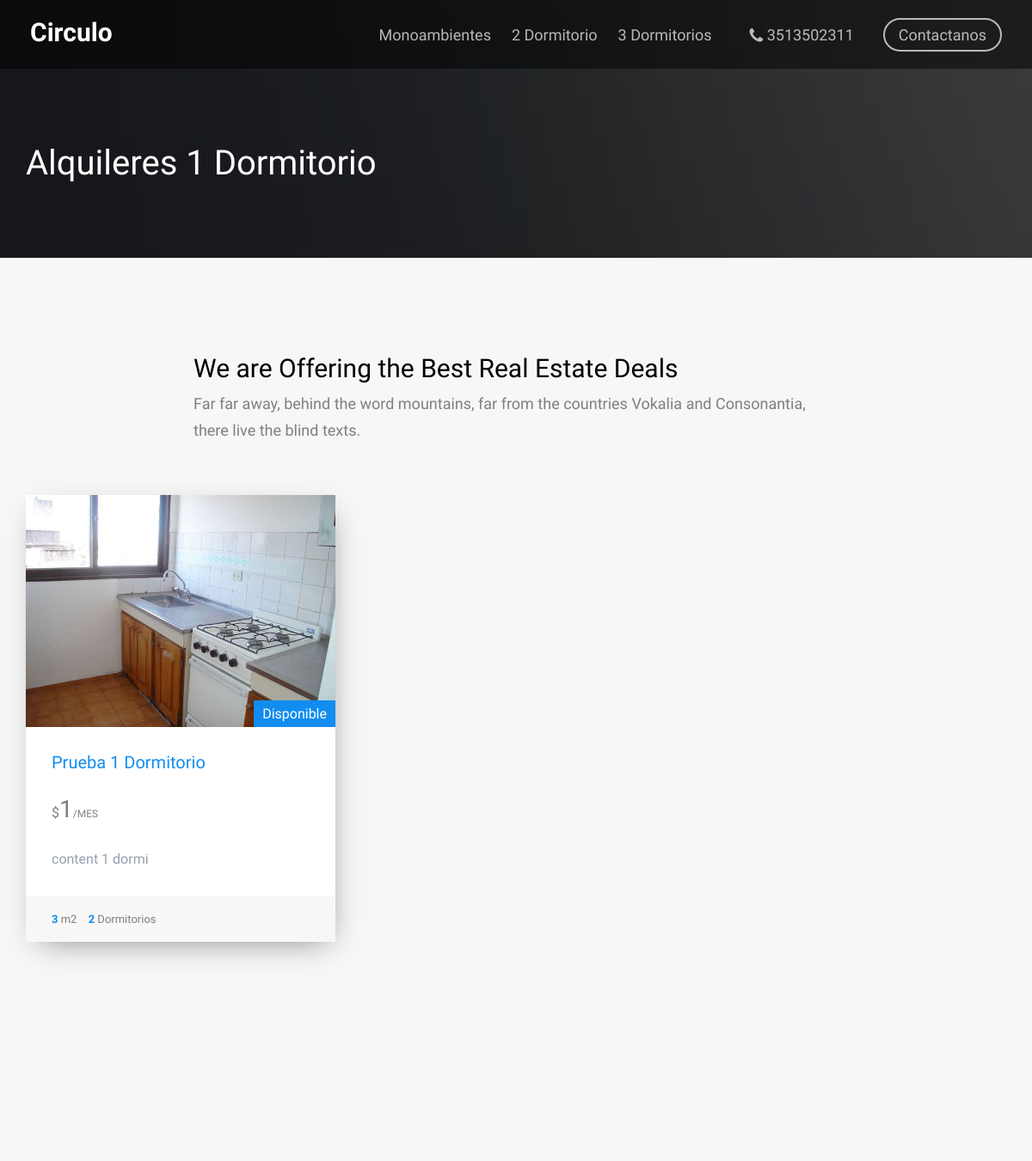
Page /alqui_dptoundormi/ (upper part) on the earlier database version.
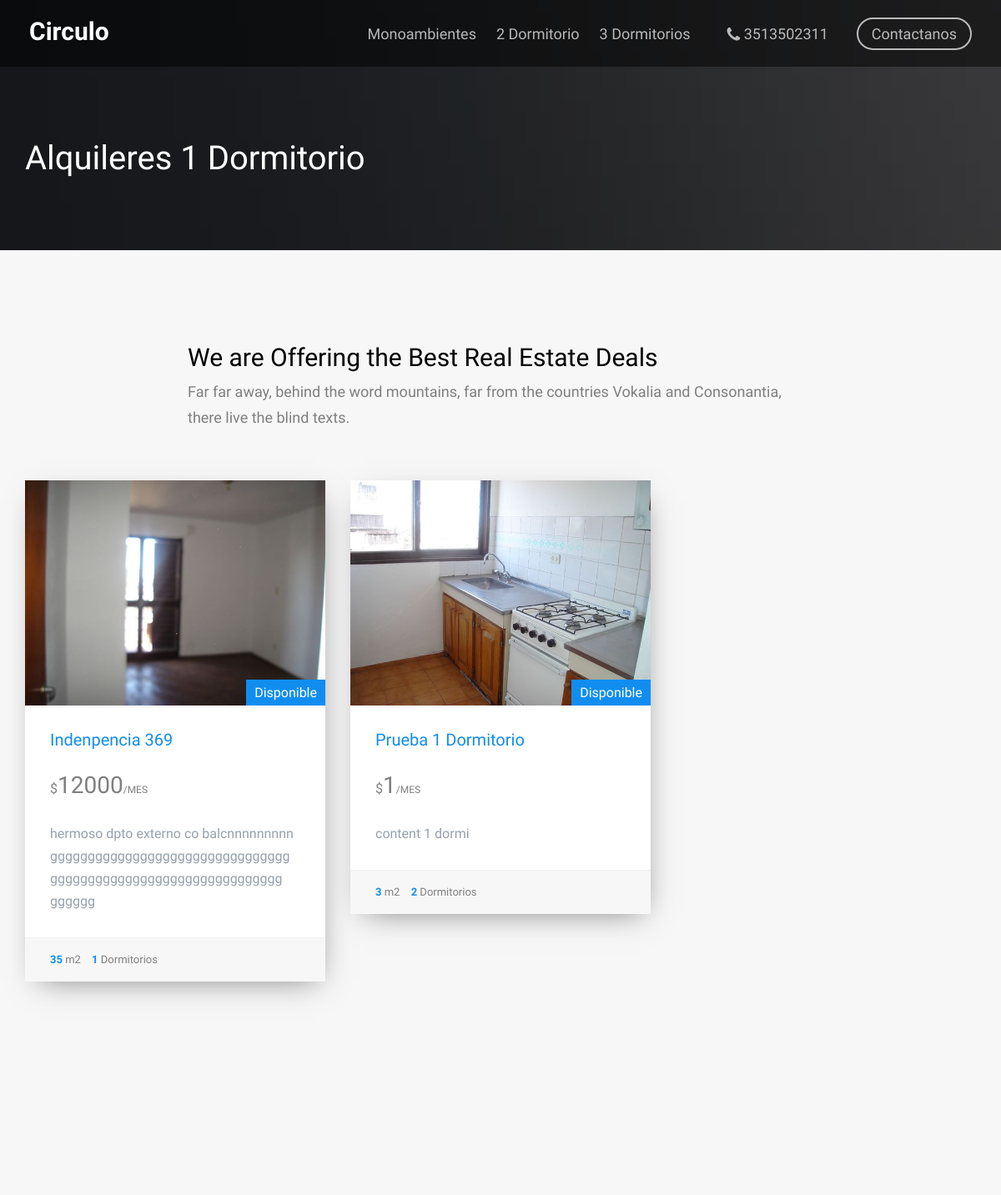
Same page on the later database version.
### Alquileres/models.py (models this page shows, shortened)
class PostAlquiler(models.Model):
    title=  models.CharField(max_length=200, verbose_name="Titulo ")
    content = models.TextField(verbose_name="Contenido")
    imagen= models.ImageField(verbose_name="Imagen", blank =True ,upload_to="Ventas")
    price = models.IntegerField(verbose_name="Precio")
    ambientes = models.IntegerField(verbose_name="Ambientes")
    superficie= models.IntegerField(verbose_name="Superficie")
    autores = models.ForeignKey(User,verbose_name="Autor", on_delete=models.CASCADE)
    categories= models.ManyToManyField(Category, verbose_name="Categoria")
    created = models.DateTimeField(auto_now_add=True, verbose_name="Creado")
    updated = models.DateTimeField(auto_now=True, verbose_name="Editado")
    class Meta:
            verbose_name="Post"
            ordering= ["-created"]

### Alquileres/views.py (the view)
# urls.py: path('alqui_dptoundormi/', views.alqui_dptoundormi ,name ="alqui_dptoundormi"),
def alqui_dptoundormi(request):
    dptoundormis=PostAlquiler.objects.filter(categories=Category.objects.get(nombre = "1 Dormitorio"))
    return render (request, 'Alquileres/alqui_dptoundormi.html',{ 'dptoundormis' : dptoundormis })

### Alquileres/templates/Alquileres/alqui_dptoundormi.html (shortened to what this page needs)
{% extends 'App1/base.html'%}
{% load static %}
{% block header %}
	<div id="fh5co-page">
	<header id="fh5co-header" role="banner">
		<div class="container">
			<div class="row">
				<div class="header-inner">
					<h1><a href="{% url 'inicio' %}">Circulo</a></h1>
					<nav role="navigation">
						<ul>
							<li><a href="{% url 'alqui_monoambientes' %}">Monoambientes</a></li>
							<li><a href="{% url 'alqui_dptodosdormi' %}">2 Dormitorio</a></li>
							<li><a href="{% url 'alqui_dptotresdormi' %}">3 Dormitorios</a></li>
							<li class="call"><a href="tel://123456789"><i class="icon-phone"></i> 3513502311</a></li>
							<li class="cta"><a href="{% url 'contacto' %}">Contactanos</a></li>
						</ul>
					</nav>
				</div>
			</div>
		</div>
	</header>
{% endblock %}
{% block content %}
	<div class="fh5co-page-title" style="background-image: url(images/slide_6.jpg);">
		<div class="overlay"></div>
		<div class="container">
			<div class="row">
				<div class="col-md-12 animate-box">
					<h1><span class="colored">Alquileres</span>  1 Dormitorio</h1>
				</div>
			</div>
		</div>
	</div>
	<div id="best-deal">
		<div class="container">
			<div class="row">
				<div class="col-md-8 col-md-offset-2 text-center fh5co-heading animate-box" data-animate-effect="fadeIn">
					<h2>We are Offering the Best Real Estate Deals</h2>
					<p>Far far away, behind the word mountains, far from the countries Vokalia and Consonantia, there live the blind texts. </p>
				</div>
				{% for dptoundormi in dptoundormis %}
					<div class="col-md-4 item-block animate-box" data-animate-effect="fadeIn">
					<div class="fh5co-property">
						<figure>
							<img src="{{dptoundormi.imagen.url}}" alt="" class="img-responsive">
							<a href="#" class="tag"> Disponible </a>
						</figure>
						<div class="fh5co-property-innter">
							<h3><a href="#">{{dptoundormi.title}}</a></h3>
							<div class="price-status">
		                 	<span class="per">$</span><span class="price">{{dptoundormi.price}}<span class="per">/Mes</span></span>
		               </div>
		               <p>{{dptoundormi.content}} </p>
	            	</div>
	            	<p class="fh5co-property-specification">
	            		<span><strong>{{dptoundormi.superficie}}</strong> m2</span> <span><strong>{{dptoundormi.ambientes}} </strong> Dormitorios</span>
	            	</p>
					</div>
				</div>
                {% endfor %}
			</div>
			<div class="row">
			</div>
		</div>
	</div>
{% endblock %}

### App1/templates/App1/base.html (shortened to what this page needs)
<!DOCTYPE html>
{% load static %}
    <html class="no-js">
	<head>
	<link rel="stylesheet" href="{% static 'Appp1/css/whatsapp.css' %}">
	<link rel="stylesheet" href="{% static 'Appp1/css/animate.css' %}">
	<link rel="stylesheet" href="{% static 'Appp1/css/icomoon.css' %}">
	<link rel="stylesheet" href="{% static 'Appp1/css/bootstrap.css' %}">
	<link rel="stylesheet" href="{% static 'Appp1/css/flexslider.css' %}">
	<link rel="stylesheet" href="{% static 'Appp1/css/style.css' %}">
<link rel="stylesheet" href="https://maxcdn.bootstrapcdn.com/font-awesome/4.5.0/css/font-awesome.min.css">
	</head>
	<body>
{% block header %}
{% endblock %}
{% block content %}
{% endblock %}
</body>
</html>

### App1/static/Appp1/css/icomoon.css (style rules this page uses)
[class^="icon-"], [class*=" icon-"] { font-family: 'icomoon' !important; speak: none; font-style: normal; font-weight: normal; font-variant: normal; text-transform: none; line-height: 1; -webkit-font-smoothing: antialiased; -moz-osx-font-smoothing: grayscale; }
.icon-phone:before { content: "\f095"; }

Differences in the rows shown:
added PostAlquiler: imagen (picture), title "Indenpencia 369", price "12000", content "hermoso dpto externo co balcnnnnnnnnn gggggggggggggggggggggggggggggggg ggggggggggggggggggggggggggggggg gggggg", superficie "35", ambientes "1"
